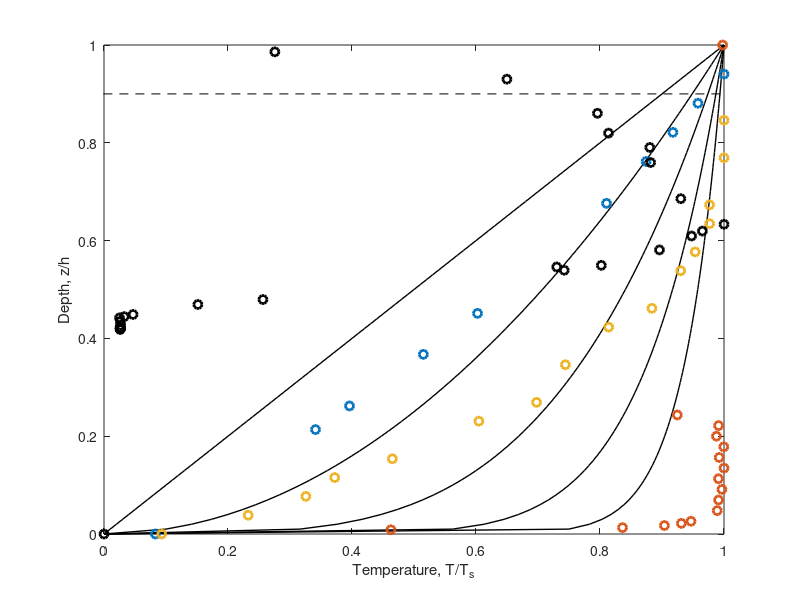

Write the MATLAB code that produced this figure.
%
% This script contains the four borehole temperature profiles plotted
% in Lipovsky (2019), "Thermal flexure and glacier calving".  These
% are each previously published elsewhere but they are given here to
% ease reproducibility.  This script also calculates moments and stresses
% for the Jakobshavn profile.
%

clear;

z = 0:0.01:1;
plot(z.^1,z,'-k','linewidth',1); hold on;
plot(z.^(1/2),z,'-k','linewidth',1);
plot(z.^(1/4),z,'-k','linewidth',1);
plot(z.^(1/8),z,'-k','linewidth',1);
plot(z.^(1/16),z,'-k','linewidth',1);

%
% LAV profile, digitized from the figure in Bender and Gow (1961)
%
lav = [
40 -21.5
60 -21.5
85 -21
95 -21
110 -20.5
120 -20
140 -19
150 -17.5
170 -16
190 -15
200 -13
220 -10
230 -8
240 -7
250 -5
260 -2];

%
% PIG profile as published on NSIDC by Truffer
%

pig = ...
[    2.0000    1.6675
    4.0000  -10.2043
    6.0000  -18.4398
    8.0000  -19.9307
   10.0000  -20.5329
   12.0000  -20.8759
   22.0000  -21.8088
   32.0000  -21.8561
   42.0000  -21.9746
   52.0000  -21.8530
   62.0000  -22.0491
   72.0000  -21.8785
   82.0000  -22.0410
   92.0000  -21.7808
  102.0000  -21.8557
  112.0000  -20.3877
  460		-22];
% first column is height above ice bottom.  Last entry is manually added.


%
% Ross J9 temperature profile as published on NSIDC
%

j9=[ 25	 -26.44;...
50	 -25.33;...
75	 -24.26;...
100	 -23.12;...
136      -21.43;...
230.5    -15.93;...
265.7	 -13.62;...
310.0	 -10.47;...
330.3	 -9.02;...
420.0	 -2.19];

%
% Jakobshavn temperature profile as published by Iken et al 1993
%

jk = [20 -6.17;...
100 -14.55;...
200 -17.82;...
258.1 -18.22;...
300 -19.71;...
344.1 -19.74;...
450 -20.83;...
525 -22.39;...
544.9 -21.61;...
559.3 -21.22;...
600 -20.06;...
645.2 -17.96;...
650 -16.35;...
659.6 -16.62;...
745.4 -5.74;...
759.9 -3.39;...
789.1 -1.05;...
795.5 -0.73;...
799.1 -0.56;...
809.1 -0.59;...
820.6 -0.6;...
827.6 -0.58;...
828.5 -0.59;...
829.4 -0.59;...
830.0 -0.59;...
831.9 -0.59;...
832.8 -0.58;...
1432 0];


plot(j9(:,2)/j9(1,2), 1-j9(:,1)/j9(end,1),'o','linewidth',2)
plot(pig(:,2)/min(pig(:,2)),pig(:,1)/max(pig(:,1)),'o','linewidth',2); hold on;
plot(lav(:,2)/min(lav(:,2)),1-lav(:,1)/max(lav(:,1)),'o','linewidth',2); hold on;
plot(jk(:,2)/min(jk(:,2)),1-jk(:,1)/max(jk(:,1)),'ok','linewidth',2); hold on;
line(xlim,[0.9 0.9],'linesty','--','Color','k');
xlabel('Temperature, T/T_s');
ylabel('Depth, z/h');
xlim([0 1]);

h = 1432;
z = 20:0.1:h;
d = interp1(jk(:,1),jk(:,2),z);


% Stretch the profile to be of height h=833
z = z/h * 833;
h=833;
z = h-z;
% No thermal expansion above the water line!
d (z>h*.9) = 0;

Ep = 9e9/(1-0.3);
alpha=5e-5;

mT = trapz( z,  d.*(z - h/2)  ) * Ep * alpha / 1e9;
sT = trapz( z,  d  ) * Ep * alpha /h / 1e6;
disp(['At Jakobshavn: mT=' num2str(mT) ' and sigT= ' num2str(sT)]);

